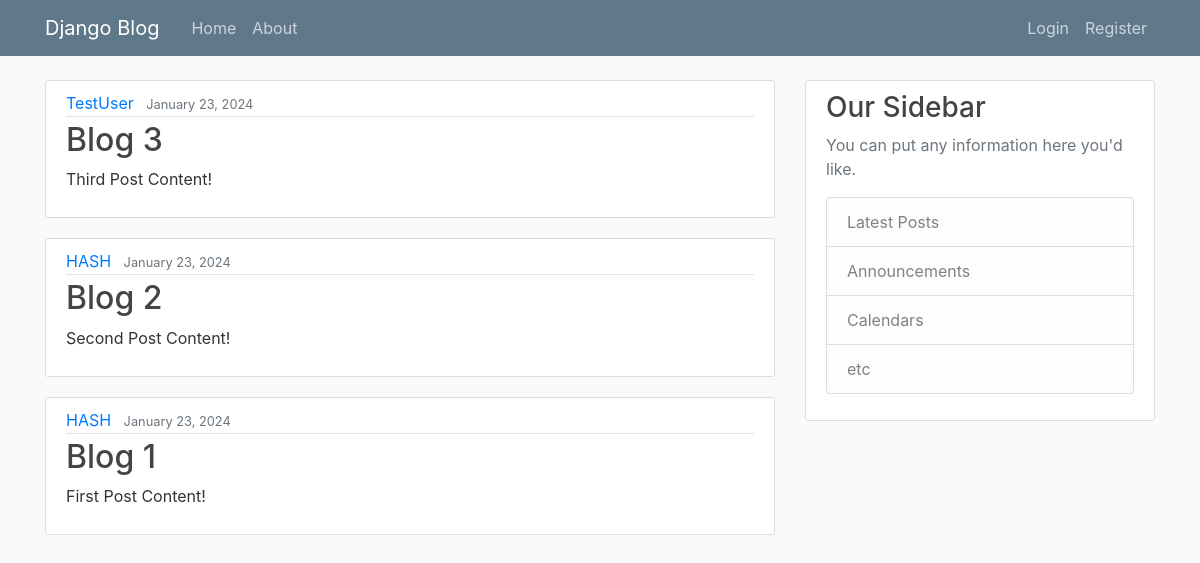
The app's page /, older data.
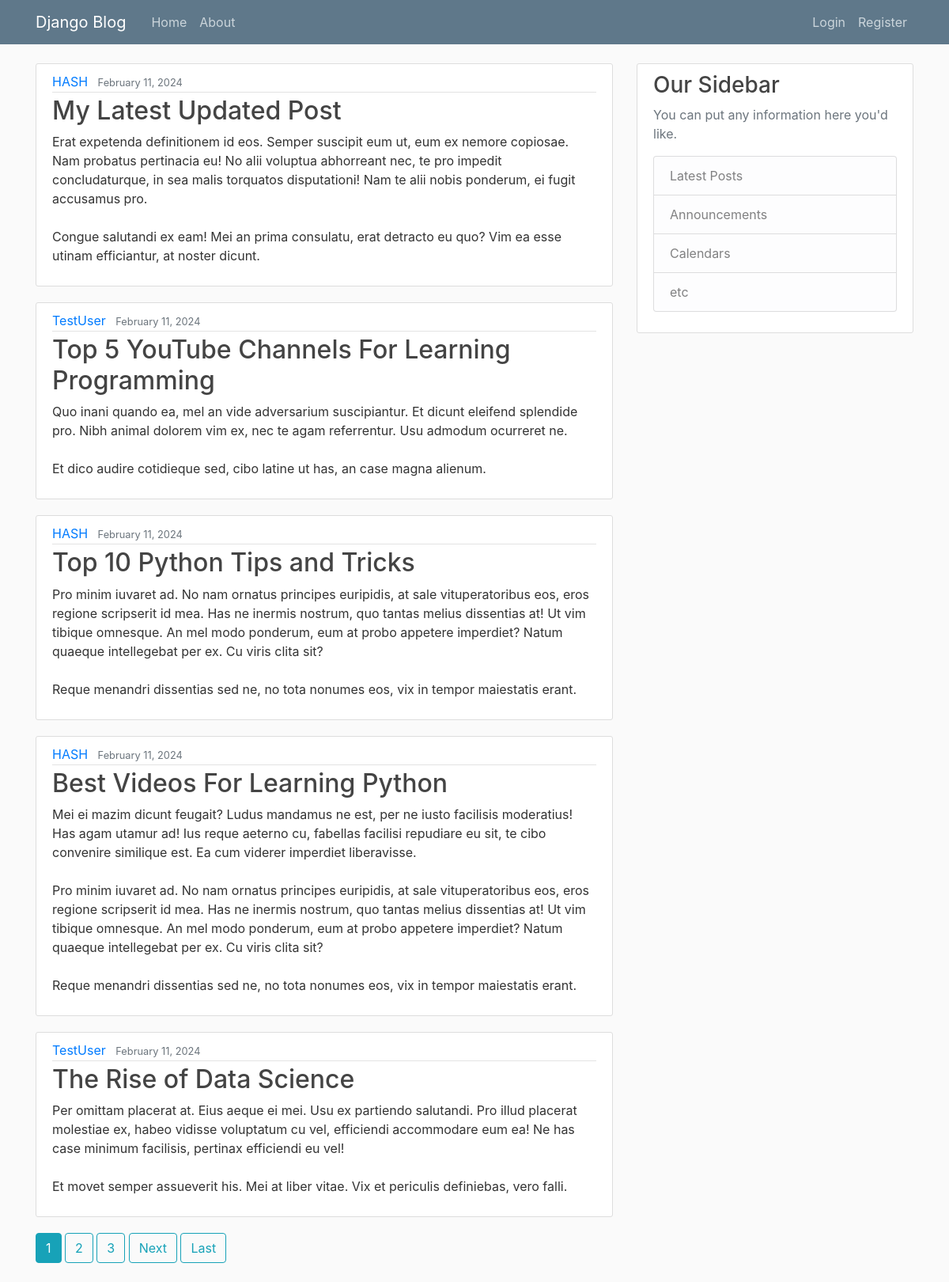
The same page, newer data.
### blog/models.py (models this page shows, shortened)
class Post(models.Model):
    title = models.CharField(max_length = 100)
    content = models.TextField()
    date_posted = models.DateTimeField(default = timezone.now)
    author = models.ForeignKey(User, on_delete = models.CASCADE)

### blog/views.py (the view)
# urls.py: path('', PostListView.as_view(), name = 'blog_home'),
class PostListView(ListView):
    model = Post
    template_name = 'blog/home.html'  #<app>/<model>_<viewtype>.html
    context_object_name = 'posts'
    ordering = ['-date_posted']
    paginate_by = 5

### blog/templates/blog/home.html (shortened to what this page needs)
{% extends "blog/base.html" %}
{% block content %}
    {% for post in posts %}
        <article class="media content-section">
            <div class="media-body">
            <div class="article-metadata">
                <a class="mr-2" href="#">{{ post.author }}</a>
                <small class="text-muted">{{ post.date_posted|date:"F d, Y" }}</small>
            </div>
            <h2><a class="article-title" href="{% url 'post_detail' post.id %}">{{ post.title }}</a></h2>
            <p class="article-content">{{ post.content }}</p>
            </div>
        </article>
    {% endfor %}
    {% if is_paginated %}
        {% for num in page_obj.paginator.page_range %}
            {% if page_obj.number == num %}
                <a class="btn btn-info mb-4" href="?page={{ num }}">{{ num }}</a>
            {% elif num > page_obj.number|add:'-3' and num < page_obj.number|add:'3' %}
                <a class="btn btn-outline-info mb-4" href="?page={{ num }}">{{ num }}</a>
            {% endif %}
        {% endfor %}
        {% if page_obj.has_next %}
            <a class="btn btn-outline-info mb-4" href="?page={{ page_obj.next_page_number }}">Next</a>
            <a class="btn btn-outline-info mb-4" href="?page={{ page_obj.paginator.num_pages }}">Last</a>
        {% endif %}
    {% endif %}
{% endblock content %}

Row changes from the older to the newer data that the page shows:
no longer on this page (row unchanged): Post: author "TestUser", date_posted "January 23, 2024", title "Blog 3", content "Third Post Content!"
no longer on this page (row unchanged): Post: author "HASH", date_posted "January 23, 2024", title "Blog 2", content "Second Post Content!"
no longer on this page (row unchanged): Post: author "HASH", date_posted "January 23, 2024", title "Blog 1", content "First Post Content!"
added Post: author "HASH", date_posted "February 11, 2024", title "My Latest Updated Post", content "Erat expetenda definitionem id eos. Semper suscipit eum ut, eum ex nemore copiosae. Nam probatus pertinacia eu! No alii voluptua abhorreant nec, te pro impedit concludaturque, in sea malis torquatos disputationi! Nam te alii nobis ponderum, ei fugit accusamus pro. Congue salutandi ex eam! Mei an prima consulatu, erat detracto eu quo? Vim ea esse utinam efficiantur, at noster dicunt."
added Post: author "TestUser", date_posted "February 11, 2024", title "Top 5 YouTube Channels For Learning Programming", content "Quo inani quando ea, mel an vide adversarium suscipiantur. Et dicunt eleifend splendide pro. Nibh animal dolorem vim ex, nec te agam referrentur. Usu admodum ocurreret ne. Et dico audire cotidieque sed, cibo latine ut has, an case magna alienum."
added Post: author "HASH", date_posted "February 11, 2024", title "Top 10 Python Tips and Tricks", content "Pro minim iuvaret ad. No nam ornatus principes euripidis, at sale vituperatoribus eos, eros regione scripserit id mea. Has ne inermis nostrum, quo tantas melius dissentias at! Ut vim tibique omnesque. An mel modo ponderum, eum at probo appetere imperdiet? Natum quaeque intellegebat per ex. Cu viris clita sit? Reque menandri dissentias sed ne, no tota nonumes eos, vix in tempor maiestatis erant."
added Post: author "HASH", date_posted "February 11, 2024", title "Best Videos For Learning Python", content "Mei ei mazim dicunt feugait? Ludus mandamus ne est, per ne iusto facilisis moderatius! Has agam utamur ad! Ius reque aeterno cu, fabellas facilisi repudiare eu sit, te cibo convenire similique est. Ea cum viderer imperdiet liberavisse. Pro minim iuvaret ad. No nam ornatus principes euripidis, at sale vituperatoribus eos, eros regione scripserit id mea. Has ne inermis nostrum, quo tantas melius dissentias at! Ut vim tibique omnesque. An mel modo ponderum, eum at probo appetere imperdiet? Natum quaeque intellegebat per ex. Cu viris clita sit? Reque menandri dissentias sed ne, no tota nonumes eos, vix in tempor maiestatis erant."
added Post: author "TestUser", date_posted "February 11, 2024", title "The Rise of Data Science", content "Per omittam placerat at. Eius aeque ei mei. Usu ex partiendo salutandi. Pro illud placerat molestiae ex, habeo vidisse voluptatum cu vel, efficiendi accommodare eum ea! Ne has case minimum facilisis, pertinax efficiendi eu vel! Et movet semper assueverit his. Mei at liber vitae. Vix et periculis definiebas, vero falli."
Text that changed along with them:
new list line: "1"
new list line: "2"
new list line: "3"
text now shown: "Next Last"
